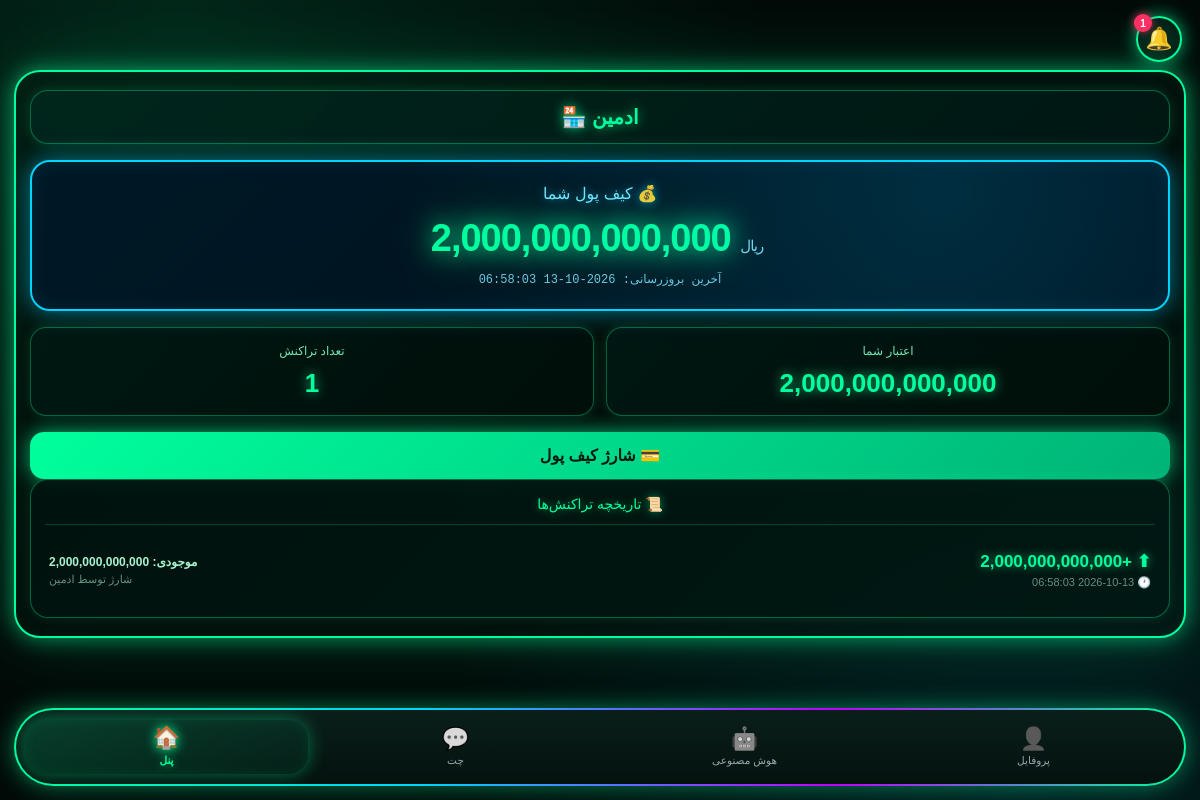
/panel/wallet (signed in), run on the app's committed database.
### tables this page shows
CREATE TABLE users (
        id INTEGER PRIMARY KEY AUTOINCREMENT,
        username TEXT UNIQUE NOT NULL,
        password TEXT NOT NULL,
        shop_name TEXT,
        phone TEXT,
        start_date TIMESTAMP DEFAULT CURRENT_TIMESTAMP,
        end_date TIMESTAMP,
        status TEXT DEFAULT 'active',
        created_at TIMESTAMP DEFAULT CURRENT_TIMESTAMP, sms_limit INTEGER DEFAULT 1000, theme TEXT DEFAULT 'neon', shop_image TEXT DEFAULT '', shop_banner TEXT DEFAULT '');

CREATE TABLE wallets (
    id INTEGER PRIMARY KEY AUTOINCREMENT,
    user_id INTEGER UNIQUE,
    balance INTEGER DEFAULT 0,
    updated_at TIMESTAMP DEFAULT CURRENT_TIMESTAMP);

CREATE TABLE transactions (
    id INTEGER PRIMARY KEY AUTOINCREMENT,
    user_id INTEGER,
    amount INTEGER,
    type TEXT,
    description TEXT,
    balance_after INTEGER,
    created_at TIMESTAMP DEFAULT CURRENT_TIMESTAMP);

### wallet_routes.py (the view)
@wallet_bp.route('/panel/wallet')
def panel_wallet():
    uid = _current_uid()
    if not uid:
        return redirect('/panel/login')
    u = get_user(uid)
    shop = u[3] if u and len(u) > 3 else ''
    txs = get_transactions(uid, 50)
    last_update = txs[0][5] if txs else 'هنوز تراکنشی نیست'
    try:
        cs = get_user_settings(uid)
    except Exception:
        cs = None
    return render_template('wallet.html',
        balance=get_wallet(uid),
        txs=txs,
        shop=shop,
        last_update=last_update,
        current_settings=cs)

### app.py (called while the page is built)
@app.context_processor
def inject_global_settings():
    try:
        if session.get("is_admin"):
            s = get_admin_settings()
        elif session.get("user_id"):
            s = get_user_settings(session["user_id"])
        else:
            s = {"avatar": None, "bg": None, "theme": "neon"}
    except Exception:
        s = {"avatar": None, "bg": None, "theme": "neon"}
    return {"current_settings": s}

@app.after_request
def _security_headers(response):
    if response.content_type and 'text/html' in response.content_type:
        response.headers["Cache-Control"] = "no-store, no-cache, must-revalidate, max-age=0"
        response.headers["Pragma"] = "no-cache"
        response.headers["Expires"] = "0"
    """هدرهای امنیتی"""
    response.headers["X-Content-Type-Options"] = "nosniff"
    response.headers["X-Frame-Options"] = "SAMEORIGIN"
    response.headers["X-XSS-Protection"] = "1; mode=block"
    response.headers["Referrer-Policy"] = "no-referrer"
    response.headers["Permissions-Policy"] = "geolocation=(), microphone=(), camera=()"
    return response

### database.py (called while the page is built, shortened)
def get_user(user_id):
    conn = sqlite3.connect(DB_PATH)
    c = conn.cursor()
    c.execute("SELECT * FROM users WHERE id=?", (user_id,))
    row = c.fetchone()
    conn.close()
    return row

def get_user_settings(user_id):
    import time
    now = time.time()
    if user_id in _SETTINGS_CACHE and (now - _SETTINGS_CACHE_TIME.get(user_id, 0)) < 60:
        return _SETTINGS_CACHE[user_id]

def get_wallet(user_id):
    conn = sqlite3.connect(DB_PATH) if 'DB_PATH' in dir() else sqlite3.connect('panel.db')
    c = conn.cursor()
    c.execute("SELECT balance FROM wallets WHERE user_id=?", (user_id,))
    row = c.fetchone()
    if not row:
        c.execute("INSERT INTO wallets (user_id, balance) VALUES (?, 0)", (user_id,))
        conn.commit()
        balance = 0
    else:
        balance = row[0]
    conn.close()
    return balance or 0

def get_transactions(user_id, limit=50):
    conn = sqlite3.connect('panel.db')
    c = conn.cursor()
    c.execute("SELECT id, amount, type, description, balance_after, created_at FROM transactions WHERE user_id=? ORDER BY id DESC LIMIT ?",
              (user_id, limit))
    rows = c.fetchall()
    conn.close()
    return rows

### wallet_routes.py (called while the page is built)
def _current_uid():
    return session.get('user_id') or session.get('uid') or session.get('id')

### templates/wallet.html (shortened to what this page needs)
<!DOCTYPE html>
<html lang="fa" dir="rtl">
<head>
</head>
<body>
<a class="bell" href="/notifications">🔔<span class="badge">1</span></a>
<div class="frame">
  <div class="shop-header">{% if shop %}{{ shop }} 🏪{% else %}فروشگاه من 🏪{% endif %}</div>
  <div class="blue-card">
    <div class="blue-title">💰 کیف پول شما</div>
    <div class="blue-amount">{{ "{:,}".format(balance) }} <small>ریال</small></div>
    <div class="blue-sub">آخرین بروزرسانی: {{ last_update }}</div>
  </div>
  <div class="two-cards">
    <div class="small-card">
      <div class="small-label">اعتبار شما</div>
      <div class="small-value">{{ "{:,}".format(balance) }}</div>
    </div>
    <div class="small-card">
      <div class="small-label">تعداد تراکنش</div>
      <div class="small-value">{{ txs|length }}</div>
    </div>
  </div>
  <a href="/panel/wallet/charge" style="display:block;margin-top:14px;text-align:center;background:linear-gradient(135deg,#00ff9d,#00b377);color:#001a12;text-decoration:none;font-weight:bold;padding:14px;border-radius:14px;box-shadow:0 0 20px rgba(0,255,157,.7)">💳 شارژ کیف پول</a>
  <div class="options-box">
    <div class="options-title">📜 تاریخچه تراکنش‌ها</div>
    {% if txs %}
      {% for t in txs %}
        <div class="tx" style="animation-delay:{{ loop.index0 * 0.07 }}s">
          <div>
            <div class="tx-amt {% if t[1] > 0 %}plus{% else %}minus{% endif %}">
              {% if t[1] > 0 %}⬆ +{% else %}⬇ {% endif %}{{ "{:,}".format(t[1]) }}
            </div>
            <div class="tx-meta">🕐 {{ t[5] }}</div>
          </div>
          <div class="tx-right">
            <span class="bal">موجودی: {{ "{:,}".format(t[4]) }}</span>
            {{ t[3] }}
          </div>
        </div>
      {% endfor %}
    {% else %}
      <div class="empty">
        <span class="empty-icon">📭</span>
        هنوز تراکنشی ثبت نشده
      </div>
    {% endif %}
  </div>
</div>
<div class="nav-wrap">
  <div class="bottom-nav">
    <a class="nav-item" href="/panel/profile">
      <span class="ic">👤</span><span>پروفایل</span>
    </a>
    <a class="nav-item" href="/panel/ai">
      <span class="ic">🤖</span><span>هوش مصنوعی</span>
    </a>
    <a class="nav-item" href="/panel/chat">
      <span class="ic">💬</span><span>چت</span>
    </a>
    <a class="nav-item active" href="/panel/dashboard">
      <span class="ic">🏠</span><span>پنل</span>
    </a>
  </div>
</div>
{% include "_global_bg.html" %}
</body>
</html>

### static/app-feel.css (style rules this page uses)
* { -webkit-tap-highlight-color:transparent;-webkit-touch-callout:none }
html,body { overscroll-behavior:none;-webkit-overflow-scrolling:touch }
body { user-select:none;-webkit-user-select:none }
.page-fade { animation:pageFade .3s ease-out }

### data on the page
users: shop_name "ادمین"
wallets: balance "2,000,000,000,000"
transactions: created_at "2026-10-13 06:58:03", amount "2,000,000,000,000", balance_after "2,000,000,000,000", description "شارژ توسط ادمین"

### other printed values
{{ txs|length }} "1"
